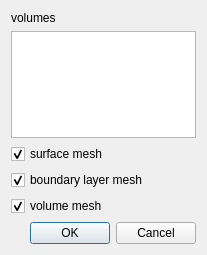
<?xml version="1.0" encoding="UTF-8"?>
<ui version="4.0">
 <class>GuiCreateVolumeMesh</class>
 <widget class="QDialog" name="GuiCreateVolumeMesh">
  <property name="geometry">
   <rect>
    <x>0</x>
    <y>0</y>
    <width>207</width>
    <height>255</height>
   </rect>
  </property>
  <property name="windowTitle">
   <string>Create Mesh</string>
  </property>
  <layout class="QVBoxLayout" name="verticalLayout">
   <item>
    <widget class="QLabel" name="label">
     <property name="text">
      <string>volumes</string>
     </property>
    </widget>
   </item>
   <item>
    <widget class="QListWidget" name="m_ListWidgetVolumes"/>
   </item>
   <item>
    <widget class="QCheckBox" name="m_CheckBoxSurface">
     <property name="text">
      <string>surface mesh</string>
     </property>
     <property name="checked">
      <bool>true</bool>
     </property>
    </widget>
   </item>
   <item>
    <widget class="QCheckBox" name="m_CheckBoxBoundaryLayer">
     <property name="text">
      <string>boundary layer mesh</string>
     </property>
     <property name="checked">
      <bool>true</bool>
     </property>
    </widget>
   </item>
   <item>
    <widget class="QCheckBox" name="m_CheckBoxVolume">
     <property name="text">
      <string>volume mesh</string>
     </property>
     <property name="checked">
      <bool>true</bool>
     </property>
    </widget>
   </item>
   <item>
    <spacer name="verticalSpacer">
     <property name="orientation">
      <enum>Qt::Vertical</enum>
     </property>
     <property name="sizeHint" stdset="0">
      <size>
       <width>20</width>
       <height>22</height>
      </size>
     </property>
    </spacer>
   </item>
   <item>
    <layout class="QHBoxLayout" name="horizontalLayout">
     <item>
      <spacer name="horizontalSpacer">
       <property name="orientation">
        <enum>Qt::Horizontal</enum>
       </property>
       <property name="sizeHint" stdset="0">
        <size>
         <width>40</width>
         <height>20</height>
        </size>
       </property>
      </spacer>
     </item>
     <item>
      <widget class="QDialogButtonBox" name="buttonBox">
       <property name="orientation">
        <enum>Qt::Horizontal</enum>
       </property>
       <property name="standardButtons">
        <set>QDialogButtonBox::Cancel|QDialogButtonBox::Ok</set>
       </property>
      </widget>
     </item>
    </layout>
   </item>
  </layout>
 </widget>
 <tabstops>
  <tabstop>m_ListWidgetVolumes</tabstop>
  <tabstop>m_CheckBoxSurface</tabstop>
  <tabstop>m_CheckBoxBoundaryLayer</tabstop>
  <tabstop>m_CheckBoxVolume</tabstop>
  <tabstop>buttonBox</tabstop>
 </tabstops>
 <resources/>
 <connections>
  <connection>
   <sender>buttonBox</sender>
   <signal>accepted()</signal>
   <receiver>GuiCreateVolumeMesh</receiver>
   <slot>accept()</slot>
   <hints>
    <hint type="sourcelabel">
     <x>248</x>
     <y>254</y>
    </hint>
    <hint type="destinationlabel">
     <x>157</x>
     <y>274</y>
    </hint>
   </hints>
  </connection>
  <connection>
   <sender>buttonBox</sender>
   <signal>rejected()</signal>
   <receiver>GuiCreateVolumeMesh</receiver>
   <slot>reject()</slot>
   <hints>
    <hint type="sourcelabel">
     <x>316</x>
     <y>260</y>
    </hint>
    <hint type="destinationlabel">
     <x>286</x>
     <y>274</y>
    </hint>
   </hints>
  </connection>
 </connections>
</ui>
